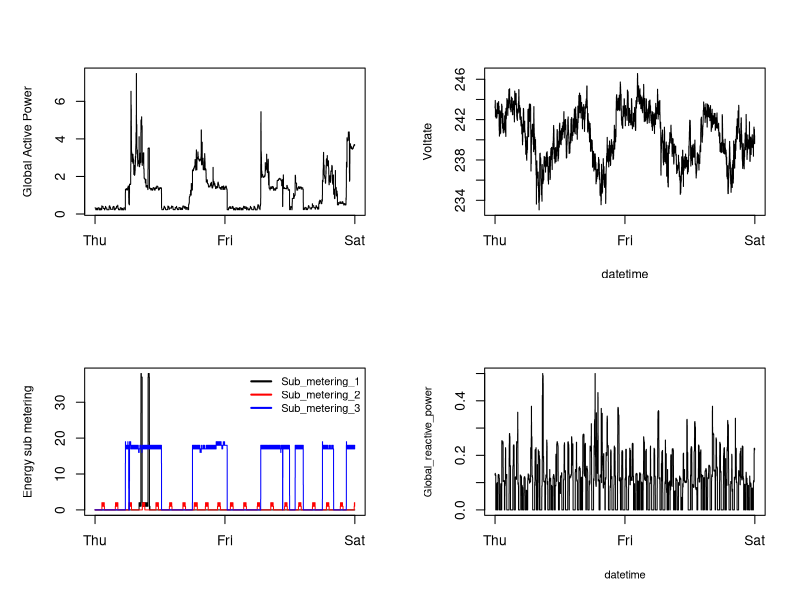

Write the R code that produced this figure.
# Read February data (created from dataset using getFebData.R)
library(data.table)
df <- fread("./data/feb_household.csv")
df <- df[, -1]

# Create and save the plot as PNG file
png(filename = "plot4.png")
par(mfrow = c(2, 2), mar = c(5.1, 5.1, 4.1, 2.1))
# First plot
dates_vec <- as.POSIXct(c("2007-02-01", "2007-02-02", "2007-02-03"), tz="UTC")
labels_vec <- weekdays(dates_vec, abbreviate = TRUE)
plot(df$Date, df$Global_active_power, type = "S", xaxt = "n",
     xlab="", ylab="Global Active Power", cex.lab = 0.9)
axis(side = 1, at = dates_vec, labels = labels_vec)

# Second plot
plot(df$Date, df$Voltage, type = "S", xaxt = "n",
     xlab="datetime", ylab="Voltate", cex.lab = 0.9)
axis(side = 1, at = dates_vec, labels = labels_vec)

# Thirt plot
plot(df$Date, df$Sub_metering_1, type = "S", xaxt = "n",
     xlab="", ylab="Energy sub metering", cex.lab=0.9)
axis(side = 1, at = dates_vec, labels = labels_vec)
points(df$Date, df$Sub_metering_2, type = "S", col="red")
points(df$Date, df$Sub_metering_3, type = "S", col="blue")
legend("topright", legend = names(df)[6:8], col = c("black", "red", "blue"),
       lty = c(1, 1, 1), lwd = 2, cex = .8, bty="n")

# Fourth plot
plot(df$Date, df$Global_reactive_power, type = "S", xaxt = "n",
     xlab="datetime", ylab=names(df)[3], cex.lab = 0.8)
axis(side = 1, at = dates_vec, labels = labels_vec)
dev.off()
